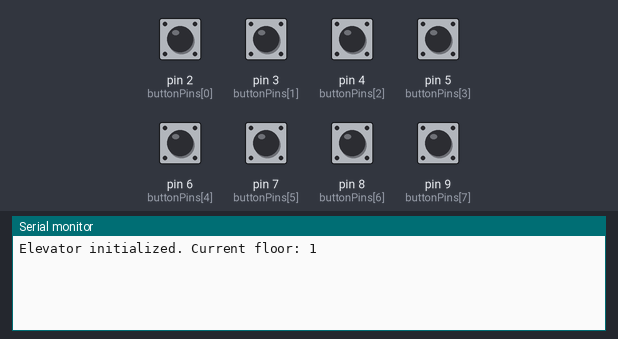
Simulated run of this program. Board: Arduino Mega 2560, built with avr-gcc and run on an emulated ATmega2560. Shown: the last lines printed to the serial monitor. Inputs (shaded band) come from the test bench; at power-on: pin 2 (buttonPins[0]), pin 3 (buttonPins[1]), pin 4 (buttonPins[2]), pin 5 (buttonPins[3]), pin 6 (buttonPins[4]), pin 7 (buttonPins[5]), pin 8 (buttonPins[6]), pin 9 (buttonPins[7]) HIGH.

Above: at 1.2 s.
1.3 s: pin 3 (buttonPins[1]) pulled LOW for 0.15 s
At 3.0 s:
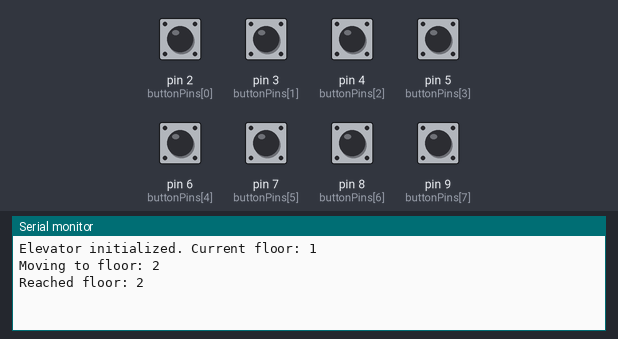
3.3 s: pin 2 (buttonPins[0]) pulled LOW for 0.15 s
At 3.7 s:
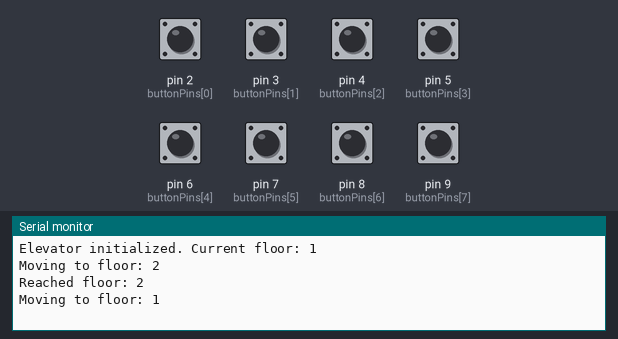
4.9 s: pin 4 (buttonPins[2]) pulled LOW for 0.15 s
At 6.3 s:
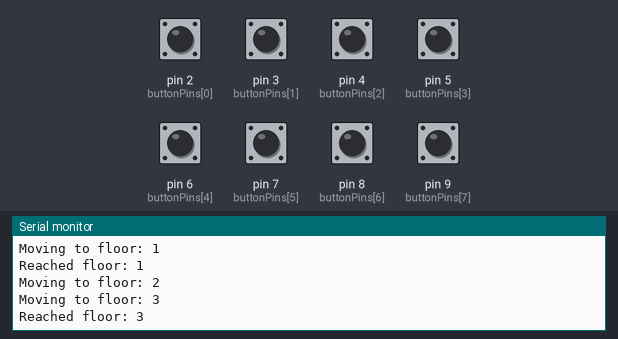
6.5 s: pin 5 (buttonPins[3]) pulled LOW for 0.15 s
At 7.8 s:
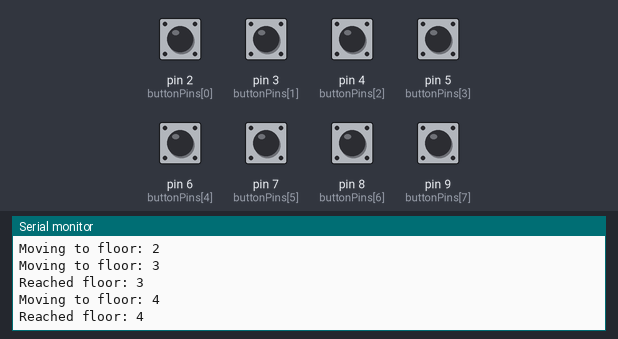
8.1 s: pin 6 (buttonPins[4]) pulled LOW for 0.15 s
At 9.4 s:
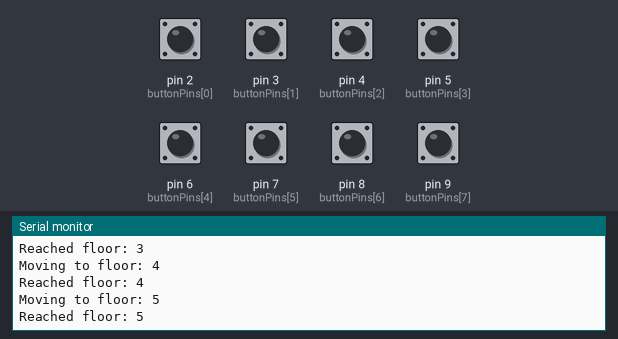
9.7 s: pin 7 (buttonPins[5]) pulled LOW for 0.15 s
At 10.7 s:
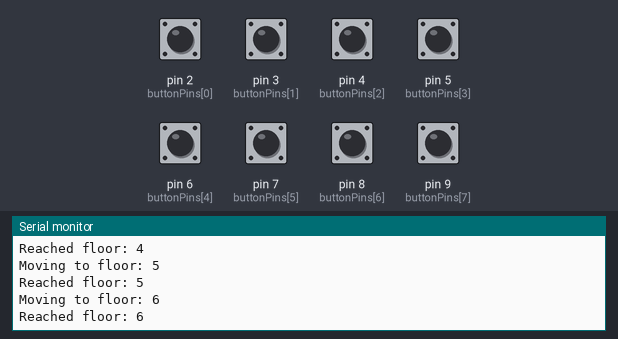
Timing chart, 0 to 12.3 s (numbered marks = the images above; inputs shaded):
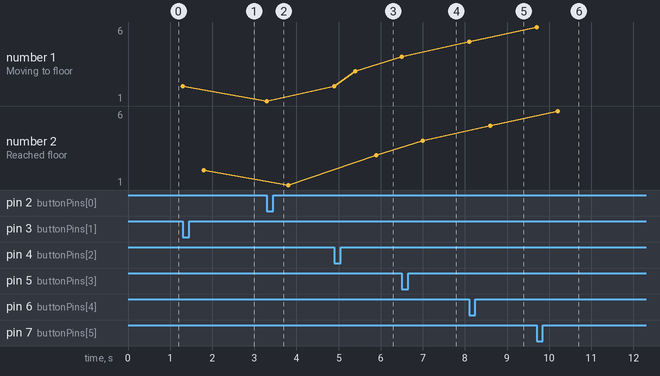

The program:

main.cpp
```cpp
#include <Arduino.h>

const int buttonPins[] = {2, 3, 4, 5, 6, 7, 8, 9};
const int numFloors = sizeof(buttonPins) / sizeof(buttonPins[0]);
int currentFloor = 1;

enum State { Floor1, Floor2, Floor3, Floor4, Floor5, Floor6, Floor7, Floor8 };

State transition(State currentState, int input);
void goToFloor(int targetFloor);

void setup() {
  Serial.begin(9600);
  for (int i = 0; i < numFloors; i++) {
    pinMode(buttonPins[i], INPUT_PULLUP);
  }
  Serial.println("Elevator initialized. Current floor: 1");
}

void loop() {
  for (int i = 0; i < numFloors; i++) {
    if (digitalRead(buttonPins[i]) == LOW) {
      goToFloor(i + 1);
      delay(50);
    }
  }
}

State transition(State currentState, int input) {
  const int nextState = static_cast<int>(currentState) + input;
  if (nextState >= 0 && nextState < numFloors) {
    return static_cast<State>(nextState);
  }
  return currentState;
}

void goToFloor(int targetFloor) {
  if (currentFloor != targetFloor) {
    int step = (currentFloor < targetFloor) ? 1 : -1;
    State targetState = static_cast<State>(targetFloor - 1);
    State currentState = static_cast<State>(currentFloor - 1);

    while (currentState != targetState) {
      currentFloor += step;
      currentState = transition(currentState, step);
      Serial.print("Moving to floor: ");
      Serial.println(currentFloor);
      delay(500);
    }
    Serial.print("Reached floor: ");
    Serial.println(currentFloor);
  }
}
```

Measured:
- after the input at 1.3 s, the serial monitor: prints a new line at once (image 1)
- after the input at 3.3 s, the serial monitor: prints a new line at once (image 2)
- after the input at 4.9 s, the serial monitor: prints a new line at once (image 3)
- after the input at 6.5 s, the serial monitor: prints a new line at once (image 4)
- after the input at 8.1 s, the serial monitor: prints a new line at once (image 5)
- after the input at 9.7 s, the serial monitor: prints a new line at once (image 6)
- plotted number 1: 2 → 1 after the input at 3.3 s, 1 → 3 after the input at 4.9 s, 3 → 4 after the input at 6.5 s, 4 → 5 after the input at 8.1 s, 5 → 6 after the input at 9.7 s
- plotted number 2: 2 → 1 after the input at 3.3 s, 1 → 3 after the input at 4.9 s, 3 → 4 after the input at 6.5 s, 4 → 5 after the input at 8.1 s, 5 → 6 after the input at 9.7 s
